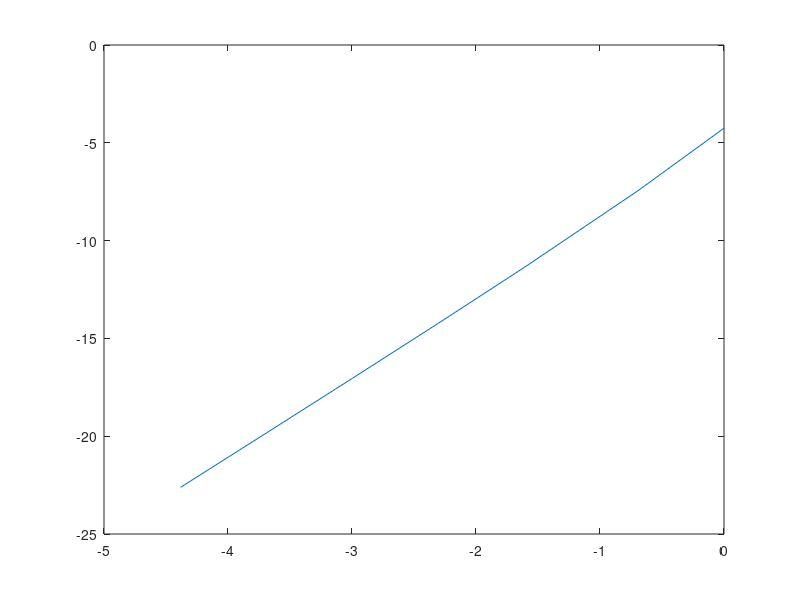

Source code (MATLAB):
t0=0;%sets initial time
T=5;%sets size of time interval
x0=2.0;%sets initial condition for time=0
dtr=[0.0125, 0.025, 0.05, 0.1, 0.2, 0.5, 1];%specifies various sizes of 
                                            %time-step as a vector
for j=1:7%intialises loop that runs over dtr
    clear x;%clears x
    x(1)=x0;%sets initial condition as first entry in solution vector
    n=(T-t0)/dtr(j);%specifies number of time steps taken according to dt
    ts=[t0:dtr(j):T];%sets time steps as a vector
    for i=1:n%initialises loop to implement Runge-Kutta method
        a=-x(i);%calculates left point estimate for solution
        b=-(x(i)+a*dtr(j)/2);%calculates first midpoint estimate
        c=-(x(i)+b*dtr(j)/2);%calculates second midpoint estimate
        d=-(x(i)+c*dtr(j));%calculates right point estimate
        x(i+1)=x(i)+(a+2*b+2*c+d)*dtr(j)/6;%calculates average over 
                                           %time-step
    end
    xexact=x0.*exp(-ts);%calculates exact solution over the vector ts
    yr(j)=max(abs(x-xexact));%calculates biggest difference for each dt
end
plot(log(dtr),log(yr))%plots log-log plot of differences
